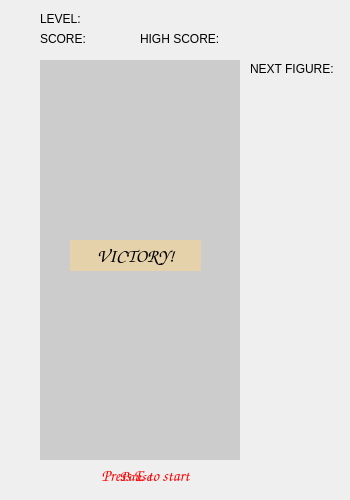
<?xml version="1.0" encoding="UTF-8"?>
<ui version="4.0">
 <class>MainWindow</class>
 <widget class="QMainWindow" name="MainWindow">
  <property name="geometry">
   <rect>
    <x>0</x>
    <y>0</y>
    <width>350</width>
    <height>500</height>
   </rect>
  </property>
  <property name="windowTitle">
   <string>MainWindow</string>
  </property>
  <property name="styleSheet">
   <string notr="true"/>
  </property>
  <widget class="QWidget" name="centralwidget">
   <property name="minimumSize">
    <size>
     <width>350</width>
     <height>500</height>
    </size>
   </property>
   <property name="maximumSize">
    <size>
     <width>350</width>
     <height>500</height>
    </size>
   </property>
   <property name="styleSheet">
    <string notr="true">QWidget{
	background:rgba(255,255,255,0);
}</string>
   </property>
   <widget class="QLabel" name="levelInfo">
    <property name="geometry">
     <rect>
      <x>40</x>
      <y>10</y>
      <width>54</width>
      <height>17</height>
     </rect>
    </property>
    <property name="text">
     <string>LEVEL:</string>
    </property>
   </widget>
   <widget class="QLabel" name="scoreInfo">
    <property name="geometry">
     <rect>
      <x>40</x>
      <y>30</y>
      <width>51</width>
      <height>17</height>
     </rect>
    </property>
    <property name="text">
     <string>SCORE:</string>
    </property>
   </widget>
   <widget class="QLabel" name="highScoreInfo">
    <property name="geometry">
     <rect>
      <x>140</x>
      <y>30</y>
      <width>81</width>
      <height>17</height>
     </rect>
    </property>
    <property name="text">
     <string>HIGH SCORE:</string>
    </property>
   </widget>
   <widget class="QLabel" name="levelValue">
    <property name="geometry">
     <rect>
      <x>90</x>
      <y>10</y>
      <width>41</width>
      <height>17</height>
     </rect>
    </property>
    <property name="text">
     <string/>
    </property>
   </widget>
   <widget class="QLabel" name="scoreValue">
    <property name="geometry">
     <rect>
      <x>90</x>
      <y>30</y>
      <width>41</width>
      <height>17</height>
     </rect>
    </property>
    <property name="text">
     <string/>
    </property>
   </widget>
   <widget class="QLabel" name="highScoreValue">
    <property name="geometry">
     <rect>
      <x>230</x>
      <y>30</y>
      <width>51</width>
      <height>17</height>
     </rect>
    </property>
    <property name="text">
     <string/>
    </property>
   </widget>
   <widget class="QLabel" name="gameOver">
    <property name="geometry">
     <rect>
      <x>40</x>
      <y>60</y>
      <width>200</width>
      <height>400</height>
     </rect>
    </property>
    <property name="font">
     <font>
      <family>Comic Sans MS</family>
      <pointsize>14</pointsize>
      <weight>75</weight>
      <italic>false</italic>
      <bold>true</bold>
     </font>
    </property>
    <property name="styleSheet">
     <string notr="true">QLabel{
background:rgba(150,150,150,100);
color:red;
}</string>
    </property>
    <property name="text">
     <string>GAME OVER</string>
    </property>
    <property name="alignment">
     <set>Qt::AlignCenter</set>
    </property>
   </widget>
   <widget class="QLabel" name="victory">
    <property name="geometry">
     <rect>
      <x>70</x>
      <y>240</y>
      <width>131</width>
      <height>31</height>
     </rect>
    </property>
    <property name="font">
     <font>
      <family>Comic Sans MS</family>
      <pointsize>14</pointsize>
      <weight>75</weight>
      <italic>false</italic>
      <bold>true</bold>
     </font>
    </property>
    <property name="styleSheet">
     <string notr="true">QLabel{
background:rgb(230,210,170);
}</string>
    </property>
    <property name="text">
     <string>VICTORY!</string>
    </property>
    <property name="alignment">
     <set>Qt::AlignCenter</set>
    </property>
   </widget>
   <widget class="QLabel" name="pause">
    <property name="geometry">
     <rect>
      <x>70</x>
      <y>460</y>
      <width>131</width>
      <height>31</height>
     </rect>
    </property>
    <property name="font">
     <font>
      <family>Comic Sans MS</family>
      <pointsize>11</pointsize>
      <weight>50</weight>
      <italic>false</italic>
      <bold>false</bold>
     </font>
    </property>
    <property name="styleSheet">
     <string notr="true">QLabel{
color:red;
}</string>
    </property>
    <property name="text">
     <string>Pause</string>
    </property>
    <property name="alignment">
     <set>Qt::AlignCenter</set>
    </property>
   </widget>
   <widget class="QLabel" name="start">
    <property name="geometry">
     <rect>
      <x>70</x>
      <y>460</y>
      <width>151</width>
      <height>31</height>
     </rect>
    </property>
    <property name="font">
     <font>
      <family>Comic Sans MS</family>
      <pointsize>12</pointsize>
      <weight>75</weight>
      <italic>false</italic>
      <bold>true</bold>
     </font>
    </property>
    <property name="styleSheet">
     <string notr="true">QLabel{
color:red;
}</string>
    </property>
    <property name="text">
     <string>Press E to start</string>
    </property>
    <property name="alignment">
     <set>Qt::AlignCenter</set>
    </property>
   </widget>
   <widget class="QLabel" name="nextFigure">
    <property name="geometry">
     <rect>
      <x>250</x>
      <y>60</y>
      <width>91</width>
      <height>17</height>
     </rect>
    </property>
    <property name="text">
     <string>NEXT FIGURE:</string>
    </property>
   </widget>
  </widget>
 </widget>
 <resources/>
 <connections/>
</ui>
